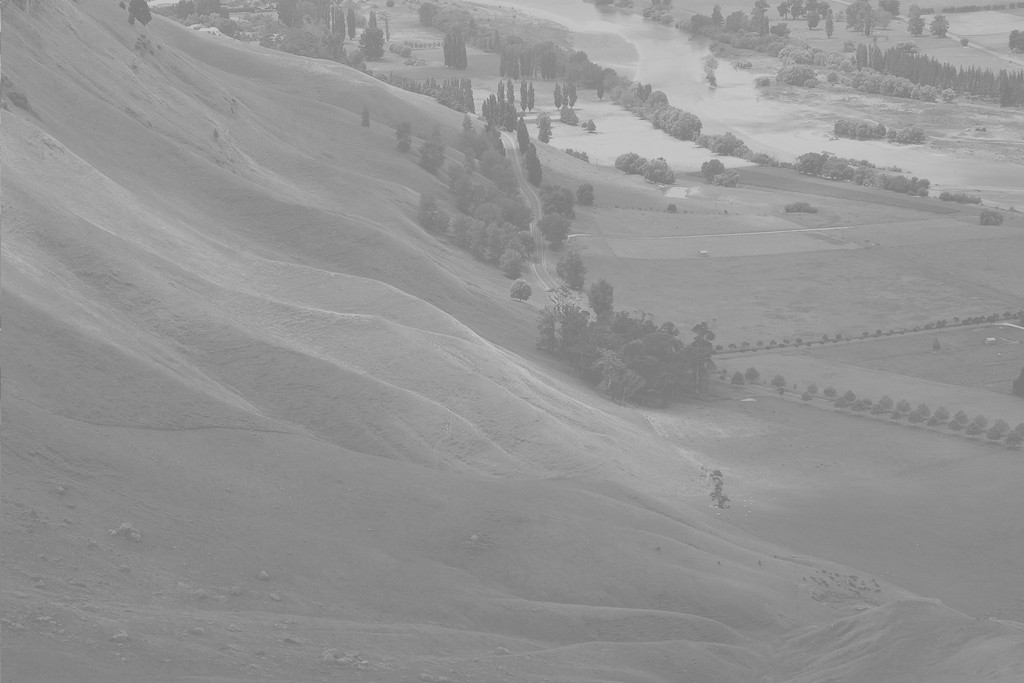
#> input picture wiki.jpg, 1024 x 683 px
$ python histogram_equalization_practice.py
#> lines starting #> are read from the running program, lines starting #| are printed output that depends on the picture
# -*- coding: utf-8 -*-
"""
Created on Tue Feb 14 09:21:58 2017

@author: USER
"""
## Histogram Equalization
## 이미지의 히스토그램이 특정영역에 너무 집중되어 있으면 contrast가 낮아
## 좋은 이미지라고 할 수 없음 >> 따라서 전체영역에 골고루 분포가 되도록 하는 작업

"""
원리 : 이미지의 각 픽셀의 cumulative distribution function(cdf)값을 구하고
 Histogram Equalization 공식에 대입하여 0 ~ 255 사이의 값으로 변환


"""
###Numpy를 이용하여 균일화 작업
#%%
import cv2
import numpy as np
from matplotlib import pyplot as plt
#%%
img=cv2.imread('wiki.jpg')
#> img is the input picture: shape (683, 1024, 3); min 114, max 208, mean 148


histogram=cv2.calcHist([img],[0],None,[256],[0,256])
#> histogram = 256 values, max 28701 at index 137, min 0 at index 0, mean 2732
plt.plot(histogram,color='r'), plt.xlim([0,256])
hist, bins = np.histogram(img.flatten(), 256,[0,256])
#> hist = 256 values, max 86103 at index 137, min 0 at index 0, mean 8196; bins = 257 values from 0 to 256

cdf = hist.cumsum()
#> cdf = 256 values from 0 to 2098176

# cdf의 값이 0인 경우는 mask처리를 하여 계산에서 제외
# mask처리가 되면 Numpy 계산에서 제외가 됨
# 아래는 cdf array에서 값이 0인 부분을 mask처리함
cdf_m = np.ma.masked_equal(cdf,0)

#History Equalization 공식
cdf_m = (cdf_m - cdf_m.min())*255/(cdf_m.max()-cdf_m.min())

# Mask처리를 했던 부분을 다시 0으로 변환
cdf = np.ma.filled(cdf_m,0).astype('uint8')
#> cdf = 256 values from 0 to 255

img1 = cdf[img]
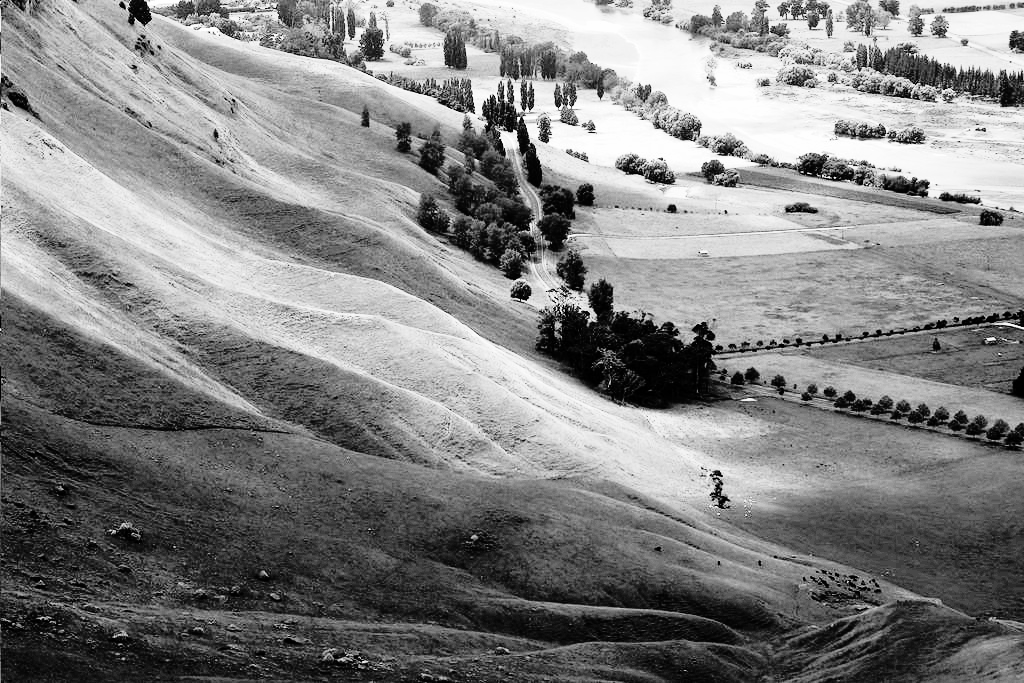
#> img1: shape (683, 1024, 3); min 0, max 255, mean 130

plt.subplot(121),plt.imshow(img,'gray'),plt.title('Original')
plt.subplot(122),plt.imshow(img1,'gray'),plt.title('Equalization')

plt.show()
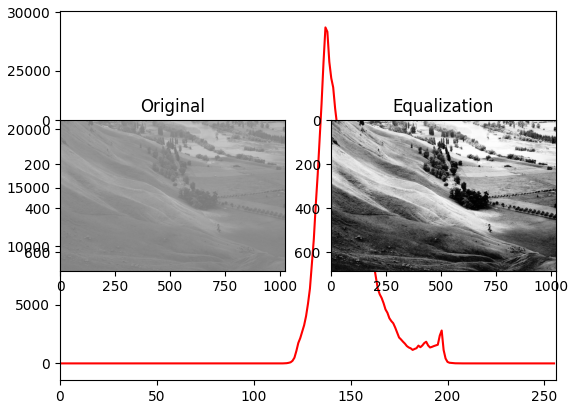
#> figure drawn by matplotlib, 3 panels; panel 1: curve peaks at x = 137, y = 28701

#%%
img2 = cv2.imread('wiki.jpg',0);
#> img2: shape (683, 1024); min 114, max 208, mean 148

# OpenCV의 Equaliztion함수
img3 = cv2.equalizeHist(img2)
img2 = cv2.resize(img2,(400,400))
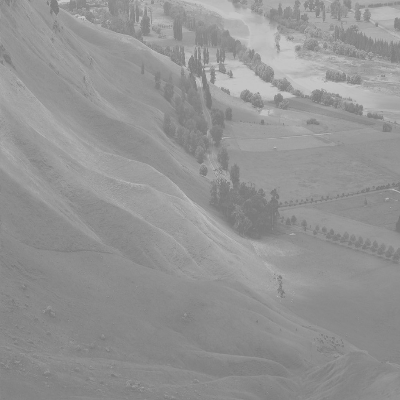
#> img2: shape (400, 400); min 117, max 205, mean 147.9
img3 = cv2.resize(img3,(400,400))
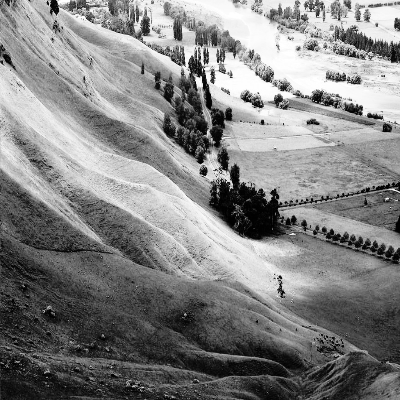
#> img3: shape (400, 400); min 0, max 255, mean 130.4

dst = np.hstack((img2, img3))
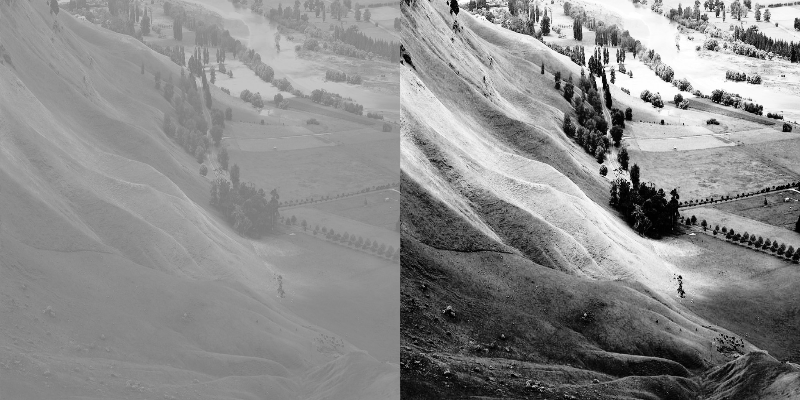
#> dst: shape (400, 800); min 0, max 255, mean 139.1
cv2.imshow('img2',dst)
cv2.waitKey()
cv2.destroyAllWindows()
